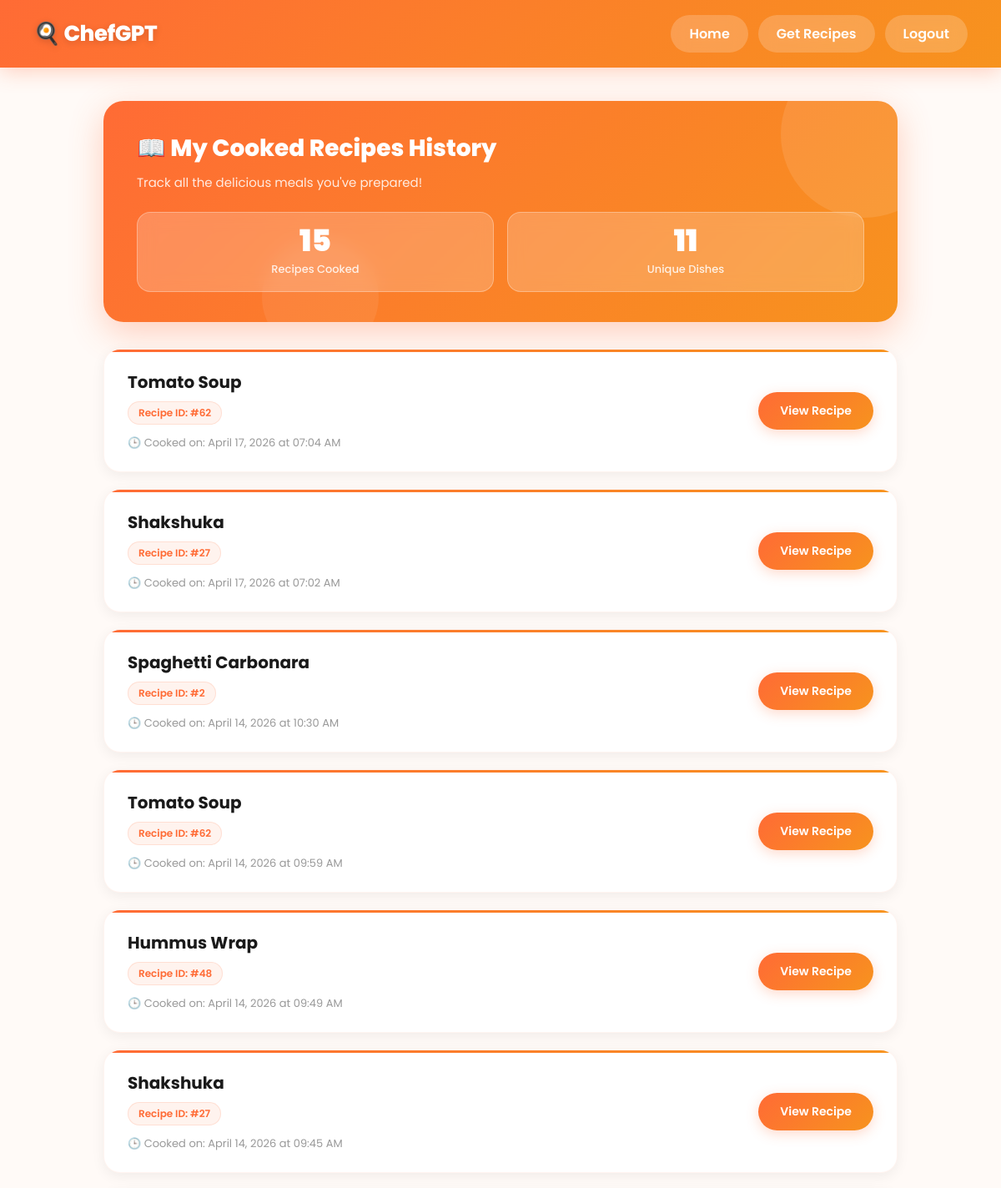
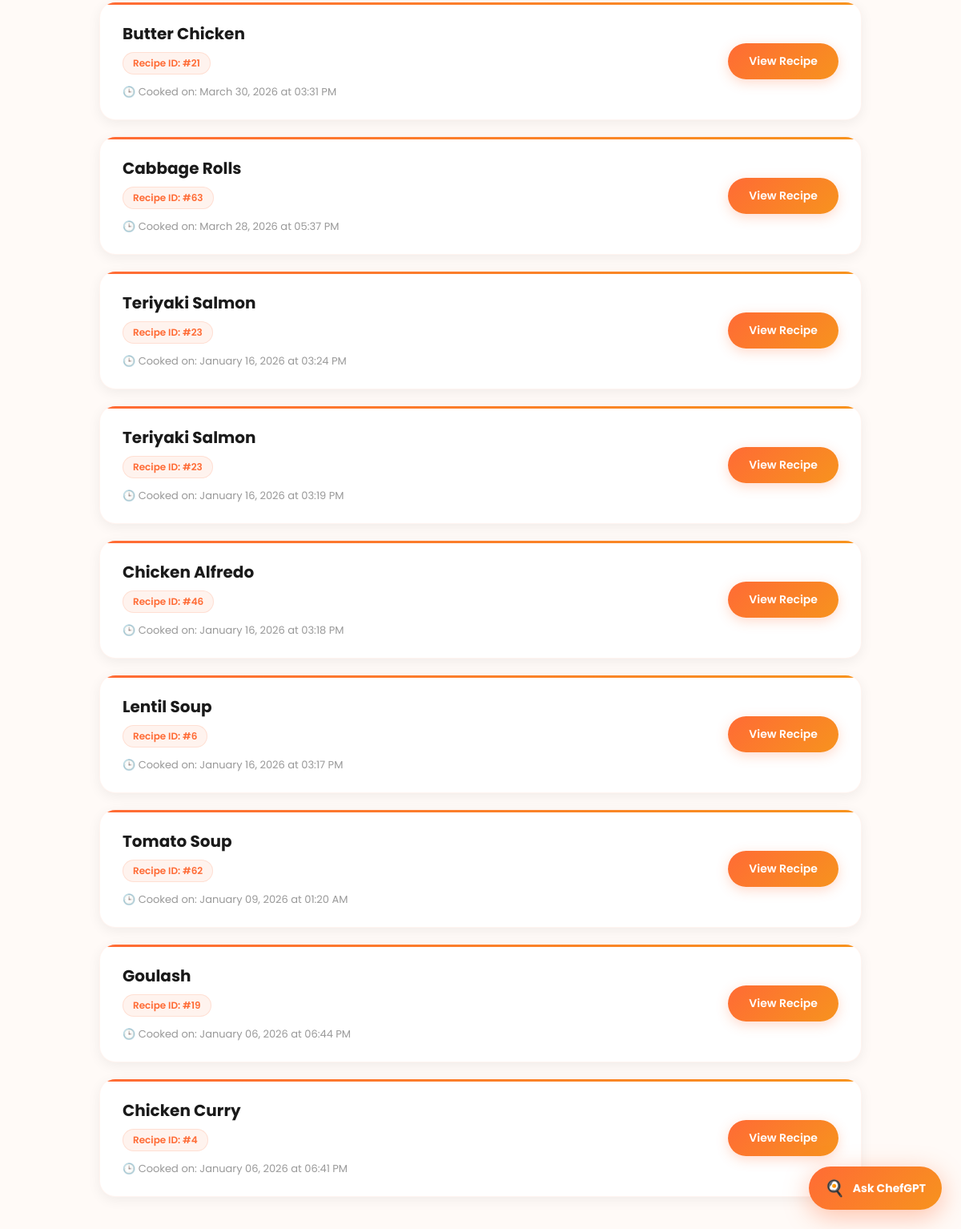
The app's page /cooked-history (signed in) with its own data (2 pictures, top to bottom).
### app.py (models this page shows)
class CookedRecipe(db.Model):
    __tablename__ = 'cooked_recipes'
    id = db.Column(db.Integer, primary_key=True)
    user_id = db.Column(db.Integer, db.ForeignKey('user.id'), nullable=False)
    recipe_id = db.Column(db.Integer, nullable=False)
    recipe_name = db.Column(db.String(200), nullable=False)
    cooked_at = db.Column(db.DateTime, default=datetime.utcnow)
    user = db.relationship('User', backref='cooked_recipes')

### app.py (the view)
@app.route("/cooked-history")
@login_required
def cooked_history():
    cooked_recipes = CookedRecipe.query.filter_by(user_id=current_user.id)\
        .order_by(CookedRecipe.cooked_at.desc()).all()
    return render_template("cooked_history.html", recipes=cooked_recipes)

### app.py (called while the page is built)
@login_manager.user_loader
def load_user(user_id):
    return User.query.get(int(user_id))

### templates/cooked_history.html (shortened to what this page needs)
<!DOCTYPE html>
<html lang="en">
<head>
    <link rel="stylesheet" href="{{ url_for('static', filename='css/history.css') }}">
</head>
<body>
    <div class="navbar">
        <h1>🍳 ChefGPT</h1>
        <div class="nav-links">
            <a href="{{ url_for('dashboard') }}">Home</a>
            <a href="{{ url_for('recommend_page') }}">Get Recipes</a>
            <a href="{{ url_for('logout') }}">Logout</a>
        </div>
    </div>
    <div class="container">
        <div class="page-header">
            <h2>📖 My Cooked Recipes History</h2>
            <p>Track all the delicious meals you've prepared!</p>
            <div class="stats">
                <div class="stat-card">
                    <div class="stat-number">{{ recipes|length }}</div>
                    <div class="stat-label">Recipes Cooked</div>
                </div>
                <div class="stat-card">
                    <div class="stat-number">{{ recipes|map(attribute='recipe_id')|unique|list|length }}</div>
                    <div class="stat-label">Unique Dishes</div>
                </div>
            </div>
        </div>
        {% if recipes|length == 0 %}
            <div class="empty-state">
                <h3>🍽️ No Recipes Cooked Yet</h3>
                <p>Start your cooking journey by finding recipes and marking them as cooked!</p>
                <a href="{{ url_for('recommend_page') }}">Find Recipes to Cook</a>
            </div>
        {% else %}
            {% for cooked in recipes %}
                <div class="recipe-card">
                    <div class="recipe-info">
                        <h3>{{ cooked.recipe_name }}</h3>
                        <div class="recipe-meta">
                            Recipe ID: #{{ cooked.recipe_id }}
                        </div>
                        <div class="cooked-date">
                            🕒 Cooked on: {{ cooked.cooked_at.strftime('%B %d, %Y at %I:%M %p') }}
                        </div>
                    </div>
                    <a href="{{ url_for('recipe_detail', recipe_id=cooked.recipe_id) }}" class="view-btn">
                        View Recipe
                    </a>
                </div>
            {% endfor %}
        {% endif %}
    </div>
    {% include 'partials/floating_chat.html' %}
</body>
</html>

### static/css/history.css (style rules this page uses)
*, *::before, *::after { margin: 0; padding: 0; box-sizing: border-box; font-family: 'Poppins', sans-serif; }
body { background: #FFFAF7; min-height: 100vh; color: #1A1A1A; }
.navbar { background: linear-gradient(135deg, #FF6B35 0%, #F7931E 100%); padding: 18px 40px; color: white; display: flex; justify-content: space-between; align-items: center; box-shadow: 0 4px 24px rgba(255, 107, 53, 0.3); position: sticky; top: 0; z-index: 100; }
.navbar h1 { font-size: 26px; font-weight: 800; letter-spacing: -0.5px; text-shadow: 0 2px 8px rgba(0,0,0,0.15); }
.nav-links { display: flex; gap: 12px; }
.navbar a { color: white; text-decoration: none; padding: 10px 22px; background: rgba(255,255,255,0.2); border-radius: 25px; transition: all 0.3s ease; font-weight: 600; backdrop-filter: blur(10px); }
.container { max-width: 1000px; margin: 40px auto; padding: 0 24px; }
.page-header { background: linear-gradient(135deg, #FF6B35 0%, #F7931E 100%); padding: 36px 40px; border-radius: 24px; margin-bottom: 32px; position: relative; overflow: hidden; box-shadow: 0 12px 40px rgba(255, 107, 53, 0.3); }
.page-header::before { content: ''; position: absolute; top: -60px; right: -60px; width: 200px; height: 200px; background: rgba(255,255,255,0.1); border-radius: 50%; }
.page-header::after { content: ''; position: absolute; bottom: -40px; left: 20%; width: 140px; height: 140px; background: rgba(255,255,255,0.07); border-radius: 50%; }
.page-header h2 { color: white; font-size: 28px; font-weight: 800; margin-bottom: 8px; position: relative; z-index: 1; }
.page-header p { color: rgba(255,255,255,0.85); font-size: 15px; position: relative; z-index: 1; }
.stats { display: flex; gap: 16px; margin-top: 24px; position: relative; z-index: 1; }
.stat-card { background: rgba(255,255,255,0.2); backdrop-filter: blur(10px); border: 1px solid rgba(255,255,255,0.3); padding: 16px 24px; border-radius: 16px; flex: 1; text-align: center; transition: all 0.3s ease; }
.stat-number { font-size: 36px; font-weight: 900; color: white; line-height: 1; margin-bottom: 6px; }
.stat-label { color: rgba(255,255,255,0.85); font-size: 13px; font-weight: 500; }
.recipe-card { background: white; padding: 24px 28px; border-radius: 20px; box-shadow: 0 4px 16px rgba(0,0,0,0.06); margin-bottom: 20px; display: flex; justify-content: space-between; align-items: center; gap: 20px; transition: all 0.4s cubic-bezier(0.4, 0, 0.2, 1); border: 1px solid rgba(255, 107, 53, 0.07); position: relative; overflow: hidden; }
.recipe-card::before { content: ''; position: absolute; top: 0; left: 0; right: 0; height: 3px; background: linear-gradient(90deg, #FF6B35, #F7931E); }
.recipe-info h3 { color: #1A1A1A; font-size: 20px; font-weight: 700; margin-bottom: 8px; }
.recipe-meta { display: inline-block; background: #FFF3EE; color: #FF6B35; font-size: 12px; font-weight: 600; padding: 4px 12px; border-radius: 20px; border: 1px solid rgba(255, 107, 53, 0.15); margin-bottom: 6px; }
.cooked-date { color: #999; font-size: 13px; margin-top: 6px; font-weight: 400; }
.view-btn { padding: 12px 26px; background: linear-gradient(135deg, #FF6B35 0%, #F7931E 100%); color: white; text-decoration: none; border-radius: 25px; font-size: 14px; font-weight: 600; white-space: nowrap; transition: all 0.3s ease; box-shadow: 0 4px 15px rgba(255, 107, 53, 0.25); flex-shrink: 0; }

### records on screen
CookedRecipe: recipe_name "Tomato Soup", recipe_id "62", cooked_at "April 17, 2026 at 07:04 AM"
CookedRecipe: recipe_name "Shakshuka", recipe_id "27", cooked_at "April 17, 2026 at 07:02 AM"
CookedRecipe: recipe_name "Spaghetti Carbonara", recipe_id "2", cooked_at "April 14, 2026 at 10:30 AM"
CookedRecipe: recipe_name "Tomato Soup", recipe_id "62", cooked_at "April 14, 2026 at 09:59 AM"
CookedRecipe: recipe_name "Hummus Wrap", recipe_id "48", cooked_at "April 14, 2026 at 09:49 AM"
CookedRecipe: recipe_name "Shakshuka", recipe_id "27", cooked_at "April 14, 2026 at 09:45 AM"
CookedRecipe: recipe_name "Butter Chicken", recipe_id "21", cooked_at "March 30, 2026 at 03:31 PM"
CookedRecipe: recipe_name "Cabbage Rolls", recipe_id "63", cooked_at "March 28, 2026 at 05:37 PM"
CookedRecipe: recipe_name "Teriyaki Salmon", recipe_id "23", cooked_at "January 16, 2026 at 03:24 PM"
CookedRecipe: recipe_name "Teriyaki Salmon", recipe_id "23", cooked_at "January 16, 2026 at 03:19 PM"
CookedRecipe: recipe_name "Chicken Alfredo", recipe_id "46", cooked_at "January 16, 2026 at 03:18 PM"
CookedRecipe: recipe_name "Lentil Soup", recipe_id "6", cooked_at "January 16, 2026 at 03:17 PM"
CookedRecipe: recipe_name "Tomato Soup", recipe_id "62", cooked_at "January 09, 2026 at 01:20 AM"
CookedRecipe: recipe_name "Goulash", recipe_id "19", cooked_at "January 06, 2026 at 06:44 PM"
CookedRecipe: recipe_name "Chicken Curry", recipe_id "4", cooked_at "January 06, 2026 at 06:41 PM"

### other values on screen
{{ recipes|length }} "15"
{{ recipes|map(attribute='recipe_id')|unique|list|length }} "11"
